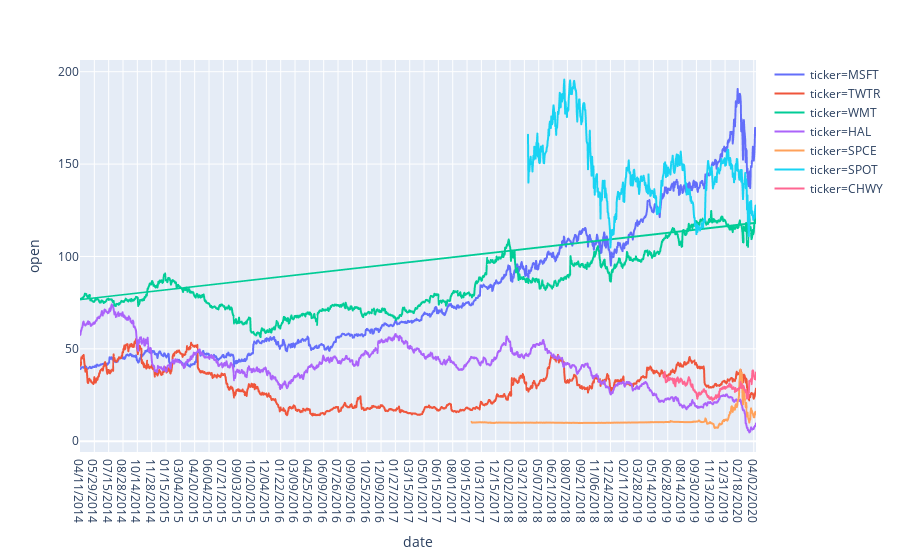

Notebook source saved alongside this figure:
### Code cell
new_fig2 = px.line(newdf,x=newdf['date'],y=newdf['open'],color=newdf['ticker'])
new_fig2.show()

### Figure 1 — Plotly figure (JSON) as saved in the notebook; plotly's stock layout.template omitted (floating-point values rounded to 4 significant figures; data arrays with more than 128 entries replaced by an {"elided": "..."} marker saying what was removed)
{"data": [{"hoverlabel": {"namelength": 0}, "hovertemplate": "ticker=MSFT<br>date=%{x}<br>open=%{y}", "legendgroup": "ticker=MSFT", "line": {"color": "#636efa", "dash": "solid"}, "mode": "lines", "name": "ticker=MSFT", "showlegend": true, "type": "scattergl", "x": {"elided": "1510 str values"}, "xaxis": "x", "y": {"elided": "1510 float values"}, "yaxis": "y"}, {"hoverlabel": {"namelength": 0}, "hovertemplate": "ticker=TWTR<br>date=%{x}<br>open=%{y}", "legendgroup": "ticker=TWTR", "line": {"color": "#EF553B", "dash": "solid"}, "mode": "lines", "name": "ticker=TWTR", "showlegend": true, "type": "scattergl", "x": {"elided": "1510 str values"}, "xaxis": "x", "y": {"elided": "1510 float values"}, "yaxis": "y"}, {"hoverlabel": {"namelength": 0}, "hovertemplate": "ticker=WMT<br>date=%{x}<br>open=%{y}", "legendgroup": "ticker=WMT", "line": {"color": "#00cc96", "dash": "solid"}, "mode": "lines", "name": "ticker=WMT", "showlegend": true, "type": "scattergl", "x": {"elided": "3020 str values"}, "xaxis": "x", "y": {"elided": "3020 float values"}, "yaxis": "y"}, {"hoverlabel": {"namelength": 0}, "hovertemplate": "ticker=HAL<br>date=%{x}<br>open=%{y}", "legendgroup": "ticker=HAL", "line": {"color": "#ab63fa", "dash": "solid"}, "mode": "lines", "name": "ticker=HAL", "showlegend": true, "type": "scattergl", "x": {"elided": "1510 str values"}, "xaxis": "x", "y": {"elided": "1510 float values"}, "yaxis": "y"}, {"hoverlabel": {"namelength": 0}, "hovertemplate": "ticker=SPCE<br>date=%{x}<br>open=%{y}", "legendgroup": "ticker=SPCE", "line": {"color": "#FFA15A", "dash": "solid"}, "mode": "lines", "name": "ticker=SPCE", "showlegend": true, "type": "scattergl", "x": {"elided": "636 str values"}, "xaxis": "x", "y": {"elided": "636 float values"}, "yaxis": "y"}, {"hoverlabel": {"namelength": 0}, "hovertemplate": "ticker=SPOT<br>date=%{x}<br>open=%{y}", "legendgroup": "ticker=SPOT", "line": {"color": "#19d3f3", "dash": "solid"}, "mode": "lines", "name": "ticker=SPOT", "showlegend": true, "type": "scattergl", "x": {"elided": "510 str values"}, "xaxis": "x", "y": {"elided": "510 float values"}, "yaxis": "y"}, {"hoverlabel": {"namelength": 0}, "hovertemplate": "ticker=CHWY<br>date=%{x}<br>open=%{y}", "legendgroup": "ticker=CHWY", "line": {"color": "#FF6692", "dash": "solid"}, "mode": "lines", "name": "ticker=CHWY", "showlegend": true, "type": "scattergl", "x": {"elided": "208 str values"}, "xaxis": "x", "y": {"elided": "208 float values"}, "yaxis": "y"}], "layout": {"legend": {"tracegroupgap": 0}, "margin": {"t": 60}, "xaxis": {"anchor": "y", "domain": [0, 1], "title": {"text": "date"}}, "yaxis": {"anchor": "x", "domain": [0, 1], "title": {"text": "open"}}}}
